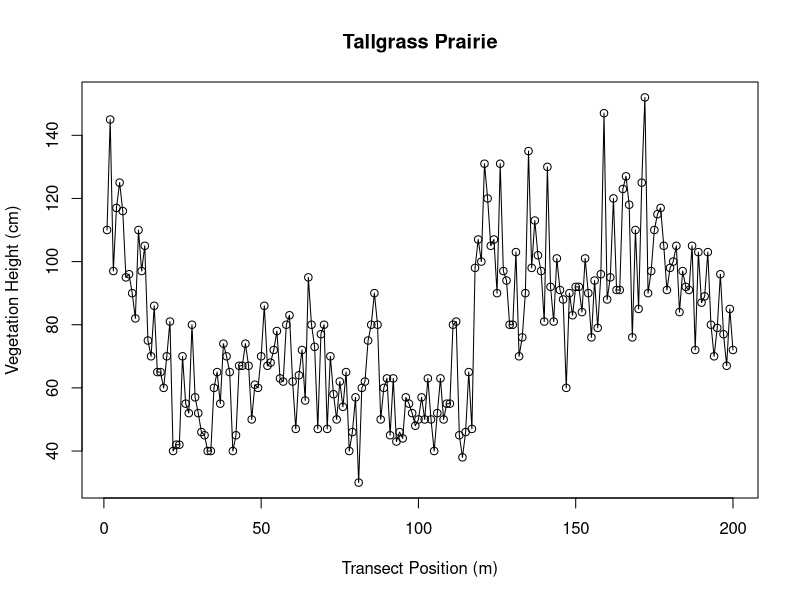
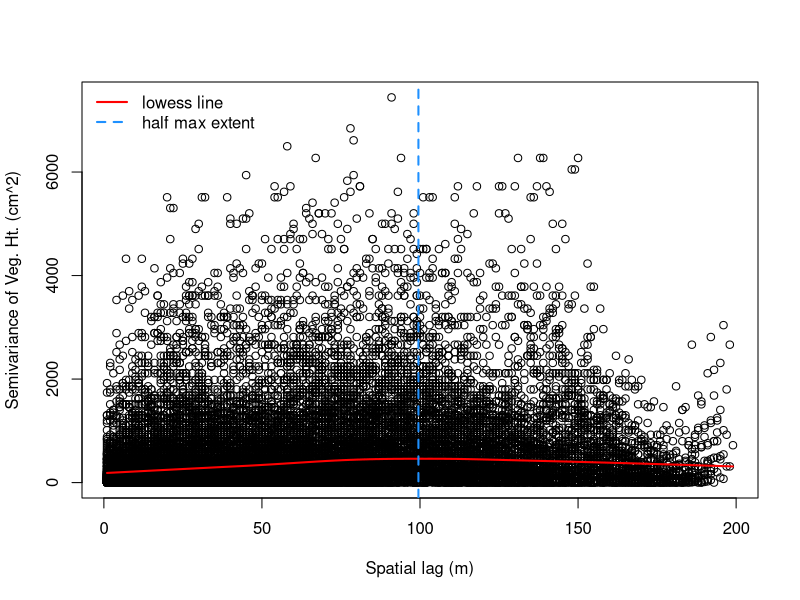
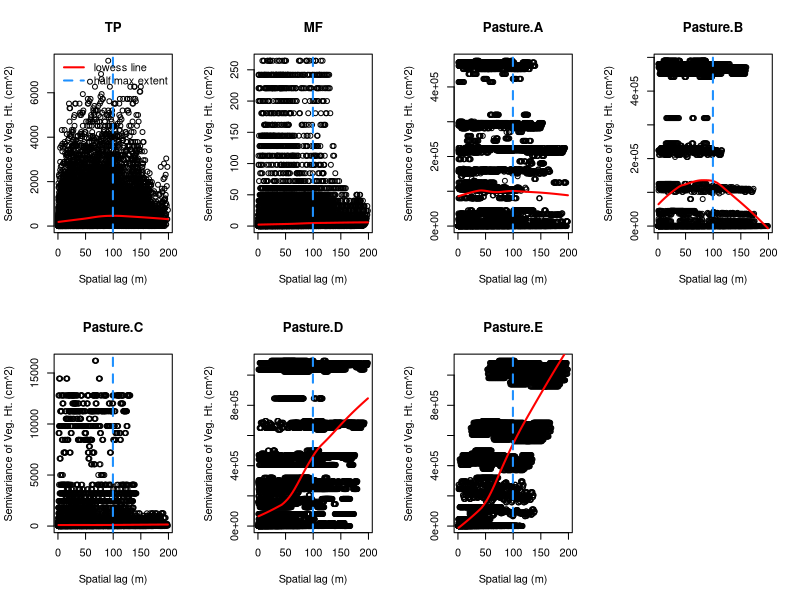
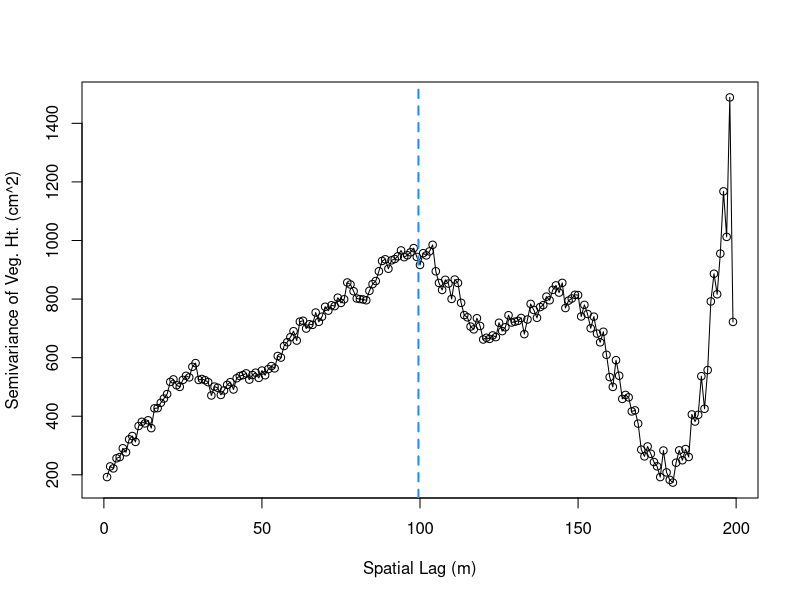
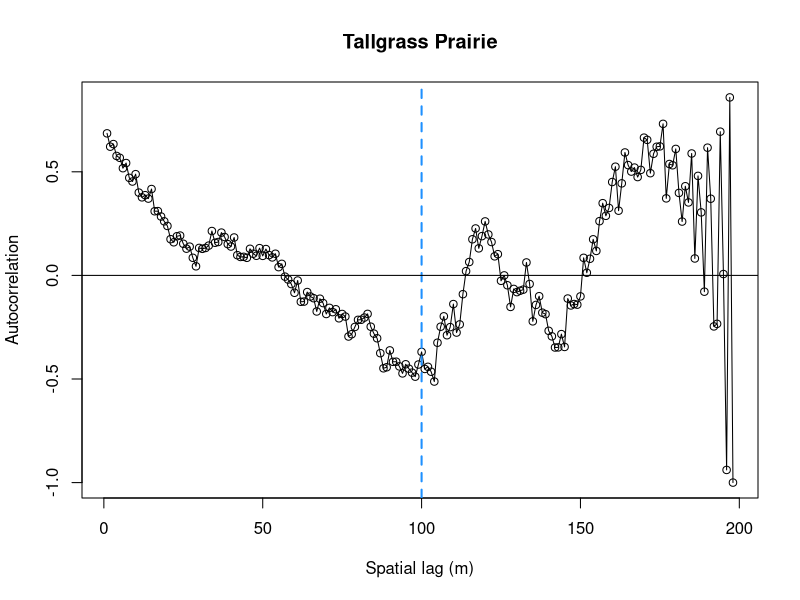
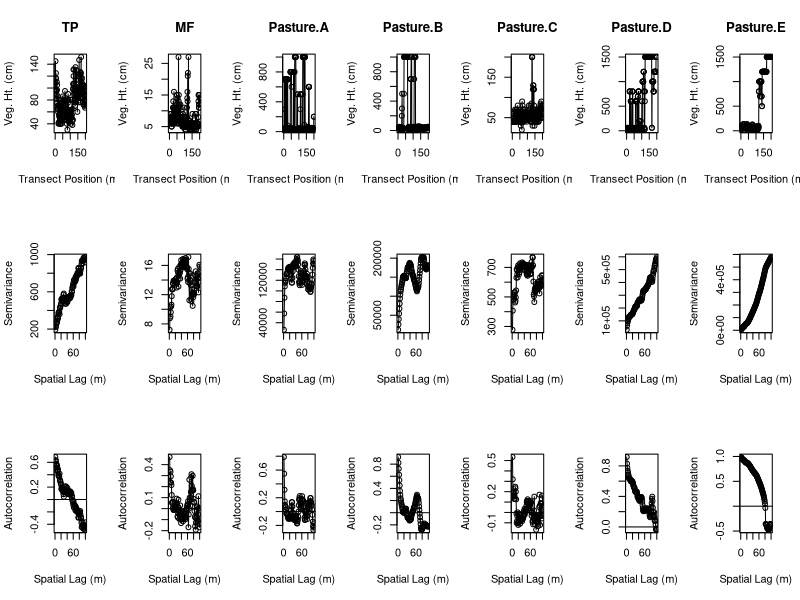
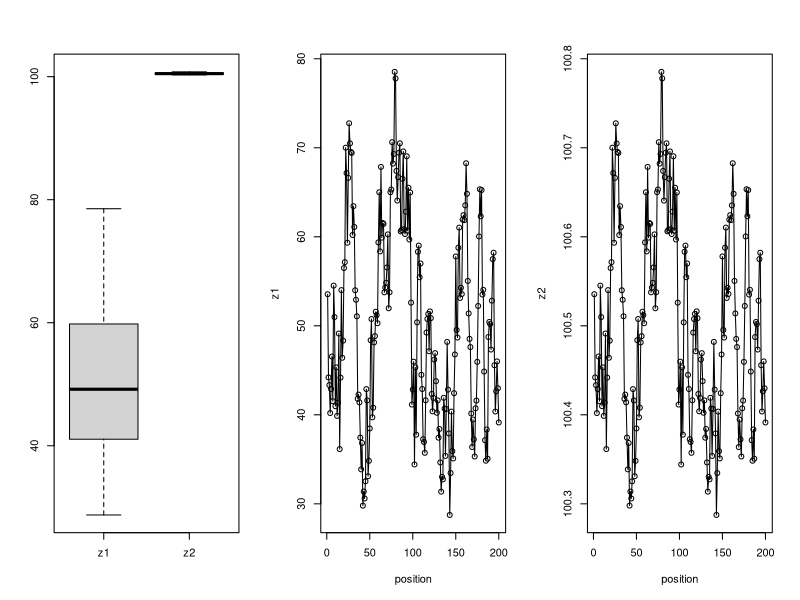
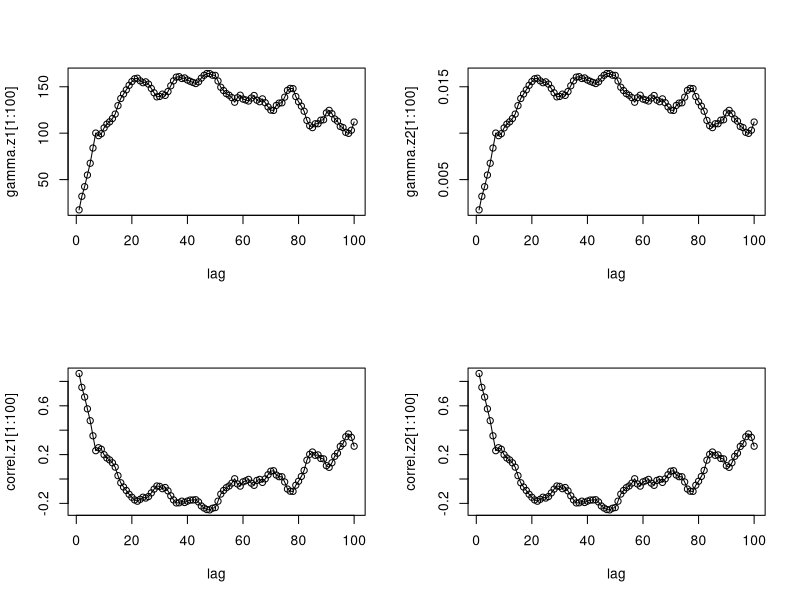

Write R code to recreate these figures, in order.

# Scale Detection Using Semivariograms and Autocorrelograms 
# M.W. Palmer, D.J. McGlinn
# this R code is written for the provided data on vegetation height (see Option 2 in Chapter exercise)

################################################################################
# DATA COLLECTION
################################################################################

# Option 2: Using Provided Data Sets
# Set R's working directory to the folder where you have stored the relevant data files

  setwd("/Users/gallington/Desktop/LE_Scale_Lab")

# In a Windows OS environment the path address starts with "C:\?". 
# Note that R does not accept single forward slashes in a path address.
# Therefore, you need to write the path address either with forward slashes (e.g. "C:/"), or   
# with double backward slashes (e.g. "C:\\...)

# read in the .csv files you have prepared in the working directory
# this dataframe contains veg height data from three sites
# for the third site there are data from five different pastures within that site.
  veght<-read.table("veght_Chp5_data.csv",sep=',',header=T)
  names(veght) #this gives the names (column headings) of the veght data.frame
  ##############################
  #Column descriptions for veght
  #"Pos": Transect position (m)
  #"TP": Tallgrass Prairie (Osage County, Oklahoma)
  #"MF": Mowed field (Oklahoma State Univ. Campus)
  #"Pasture.A to Pasture.E: Five savanna pastures in Payne County, Oklahoma
  ##############################

################################################################################
# DATA EXPLORATION
################################################################################
# begin with some exploration of the data 
# NOTE: the following data exploration is not described in the chapter text
# but is recommended when starting with any new dataset

  str(veght) # examine the structure of the data
 
  head(veght) # the first six rows of the data

# Examine the data visually for one of the transects (e.g., Tallgrass Prairie (TP) dataset)
  plot(veght$Pos,veght$TP,
       xlab='Transect Position (m)',
       ylab='Vegetation Height (cm)',
       main='Tallgrass Prairie',type='o')

  dev.off() # close graphical device

# compute a variogram cloud for the Tallgrass Prairie 
  lag <- dist(veght$Pos) # 'dist' computes the Euclidean distances as the default
  varTP <- dist(veght$TP)^2*.5
  plot(lag,varTP,xlab='Spatial lag (m)',ylab='Semivariance of Veg. Ht. (cm^2)')
# add a smoothing line to examine the average pattern of semivariance as a function of distance
  lines(lowess(lag,varTP),col='red',lwd=2)
# a rule of thumb is to not interpret beyond 1/2 of the spatial extent of the dataset
  abline(v=max(lag)/2,lwd=2,lty=2,col='dodgerblue')
# add a legend to the topleft corner of the plot
  legend("topleft",c('lowess line','half max extent'),lty=c(1,2),col=c('red','dodgerblue'),bty='n',lwd=2) 

  dev.off()

# examine the variogram clouds and smoothers for all the datasets simultaneously
  windows(width=7*4,height=7*2) # this command is not necessary but makes the plots more readable
  par(mfrow=c(2,4)) # set up a graphical matrix with 2 rows and 4 columns
  for(i in 2:8){ # this is a 'for loop'
   # for these we'll just compute semivariance on the fly rather than assign it to a particular object, with larger datasets this may not be optimal
   plot(lag,dist(veght[,i])^2*.5,xlab='Spatial lag (m)',ylab='Semivariance of Veg. Ht. (cm^2)',main=paste(names(veght)[i]))
   lines(lowess(lag,dist(veght[,i])^2*.5),col='red',lwd=2)
   abline(v=max(lag)/2,lwd=2,col='dodgerblue',lty=2)
   if(i == 2) 
    legend("topleft",c('lowess line','half max extent'),lty=c(1,2),col=c('red','dodgerblue'),bty='n',lwd=2)
  }
# already we can see some pretty striking differences between the different fields

  dev.off()

################################################################################
# DATA ANALYSIS 
################################################################################

# now let's compute a variogram for the Tallgrass Prairie veg. hts.
#the variogram is simply the average of the variogram cloud for particular spatial lags
  lag <- dist(veght$Pos) 
  varTP <- dist(veght$TP)^2*.5
# split the seminvariance values up depending on what spatial lag they occur at    
  TP.split<-split(varTP,lag)        
# compute the mean semivariance at each spatial lag
  TP.gamma <- sapply(TP.split,mean) 
# examine TP.gamma, the indexing names are the spatial lag at which that semivariance value applies to
  TP.gamma[1:5]
# extract the values of the unique spatial lags, in this case our lags are simply 1:199 but in other contexts (not considered in this example)
# the spatial lags may be more complex and this step will be more relevant
  lag.uni<- as.numeric(names(TP.gamma))

# visually examine the variogram for the Tallgrass Prairie (NOTE: not in chapter text)
  plot(lag.uni,TP.gamma,xlab='Spatial Lag (m)',ylab='Semivariance of Veg. Ht. (cm^2)',type='o') 
  abline(v=max(lag)/2,lwd=2,col='dodgerblue',lty=2)

  dev.off()

# compute Autocorrelogram for the Tallgrass Prairie
# first compute the autocorrelation at a lag of 1 for this dataset, note that veght$TP has 200 samples
  cor(veght$TP[1:199],veght$TP[2:200])
# now at a lag of 2
  cor(veght$TP[1:198],veght$TP[3:200])
# now we can continue to compute the autorcorrelation for each lag as such or we can write a function
# that will accomplish for us, below is such a function:

  a.cor<-function(x){
   ## This function computes autocorrelation of the variable x.
   ## It is assumed that x is sampled along a linear, uniformly-spaced transect.
   ## This function is not appropriate for computing spatial autocorrelation for 
   ## more complex spatial arrangements of data.
   len<-length(x) # first compute the total size of x  
   r<-rep(NA,len-2) # create an empty output variable
   for(h in 1:(len-2)){ # loop through all the possible spatial lags (h)
     r[h] <- cor(x[1:(len-h)],x[(1+h):len]) # compute the autocorrelation at each lag
   }
   r # print the output variable
  }
 
# now that we have our function we can compute the autorcorrelation for all possible lags
  correl<-a.cor(veght$TP)

# plot the autocorrelogram for the Tallgrass Prairie (NOTE: not in chapter text)
  plot(1:198,correl,xlab='Spatial lag (m)',ylab='Autocorrelation',main='Tallgrass Prairie',type='o')
  abline(v=100,col='dodgerblue',lty=2,lwd=2)
  abline(h=0)

 dev.off()

################################################################################
# RESULTS
################################################################################

# plot side-by-side plots of vegetation height as a function of spatial position 
# and the semivariogram and correlogram as a function of spatial lag
# because we only are interested in spatial lags less than half of the max distance we
# will only plot lags from 1 to 100 m

  par(mfrow=c(3,7))
  for(i in 2:8)
   plot(1:200,veght[,i],xlab='Transect Position (m)',ylab='Veg. Ht. (cm)',main=paste(names(veght)[i]),type='o')
  for(i in 2:8){
   X.split<-split(dist(veght[,i])^2*.5,lag) # split the seminvariance values up depending on what spatial lag they occur at        
   X.gamma <- sapply(X.split,mean) # compute the mean semivariance at each spatial lag
   plot(1:100,X.gamma[1:100],xlab='Spatial Lag (m)',ylab='Semivariance',type='o')
  }
  for(i in 2:8){
   plot(1:100,a.cor(veght[,i])[1:100],xlab='Spatial Lag (m)',ylab='Autocorrelation',type='o')
   abline(h=0)
  }
# ignore the warnings from R that the standard deviation is zero

  dev.off()

################################################################################
# OPTIONAL EXERCISES
################################################################################
# EXERCISE 1
# create a .csv file of the hypothetical variables and read them into R
  hyp.dat<-read.table("hypo_ex.csv",sep=",",header=TRUE)
# examine structure of the data
  str(hyp.dat)
# attach the dataset for easier manipulation
  attach(hyp.dat) 

# Question 1: How do these variables differ?
  z1[1:10]
  z2[1:10]
  summary(z1)
  summary(z2)
  par(mfrow=c(1,3))
   boxplot(cbind(z1,z2))
   plot(position,z1,type='o')
   plot(position,z2,type='o')

# Question 2. How do you expect their semivariograms and autocorrelograms to differ?

# Question 3. Examine the semivariogram and autocorrelogram. Now repeat with the second variable.

  lag<-dist(position)
  var.z1<-dist(z1)^2*.5
  var.z2<-dist(z2)^2*.5
  gamma.z1<-sapply(split(var.z1,lag),mean)
  gamma.z2<-sapply(split(var.z2,lag),mean)
  correl.z1<-a.cor(z1)
  correl.z2<-a.cor(z2) 
  par(mfrow=c(2,2))
   plot(1:100,gamma.z1[1:100],xlab='lag',type='o')
   plot(1:100,gamma.z2[1:100],xlab='lag',type='o')
   plot(1:100,correl.z1[1:100],xlab='lag',type='o')
   plot(1:100,correl.z2[1:100],xlab='lag',type='o')
  
# Were you right in your answer to the previous question?
  dev.off()

 #EXERCISE 2
  #Plot your semivariogram on a double logarithmic scale.
  #there are two simple ways to do this
   par(mfrow=c(1,2))
   #1) transform the scaling of the axes
    plot(1:100,gamma.z1[1:100],log='xy',xlab='lag',type='o')
   #2) or transform the scaling of the variables
    plot(log10(1:100),log10(gamma.z1[1:100]),type='o')  
   #both methods give identical looking patterns

# Question 1. Is the semivariogram a straight line? 

# Question 2. Are there multiple plateaus? 

# Question 3. Would you predict that most spatial patterns in nature are self-similar, hierarchical, or neither?

 dev.off()
